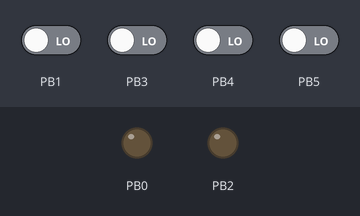
Recording of a program running on a simulated ATtiny85, built for the host (arithmetic inside an expression is 32-bit, double 64-bit). Parts: output pins drawn as LEDs (lit = HIGH). The test bench sets the inputs (shaded band); at power-on: PB1, PB3–5 LOW.

Above: at 1.2 s.
1.3 s: PB1 driven HIGH
At 1.8 s:
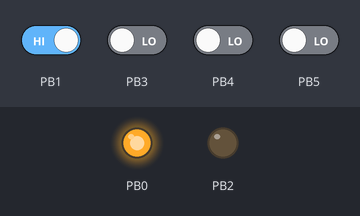
2.8 s: PB1 driven LOW
At 4.1 s:
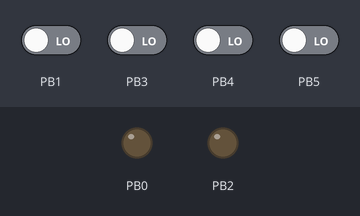
Timing chart, 0 to 5.8 s (numbered marks = the images above; inputs shaded):
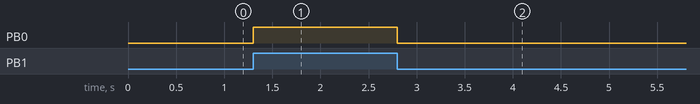

Measured:
- after the input at 1.3 s, PB0: LOW → HIGH at once
- after the input at 2.8 s, PB0: HIGH → LOW at once

The program:

main.cpp
```cpp
#include <Arduino.h>

void setup() {
  // put your setup code here, to run once:
  DDRB   |=  (1 << PB0);														// MOTOR_EN für Polygon-Motor-Einheit
  DDRB   |=  (1 << PB2);														// PWM-Takt Ausgang
  DDRD   &= ~(1 << PB1);														// MOTOR_ON als Start-Anforderung von CONTROLLER1


  TCCR0A = (1 << COM0A0)|									// Set OC0B on Compare Match (OCR0B), clear on TOP (OCR0A)
    (1 << WGM00 ) | (1 << WGM01 ) ;									// Fast PWM mit OCR0A = TOP
  TCCR0B = (1 << WGM02 );

  OCR0A  = 0x2;																// TOP = 17 (zählt von 0 bis 17 = 18 Takte)
  OCR0B  = 0x00;																// Ab 0 wird das Ausgabe-Bit gesetzt

  TCCR0B |= (1<<CS02)|(1 << CS00);														// Takt = CLK/1 (kein Prescaler), start PWM
}

void loop() {
  // put your main code here, to run repeatedly:
  if( !(PINB & (1 << PB1)) )
  {
    //Polygon-Motor laufen lassen
    PORTB &= ~(1 << PB0);
  }
  else
  {
    //Polygon-Motor stoppen
    PORTB |= (1 << PB0);
  }
}
```
